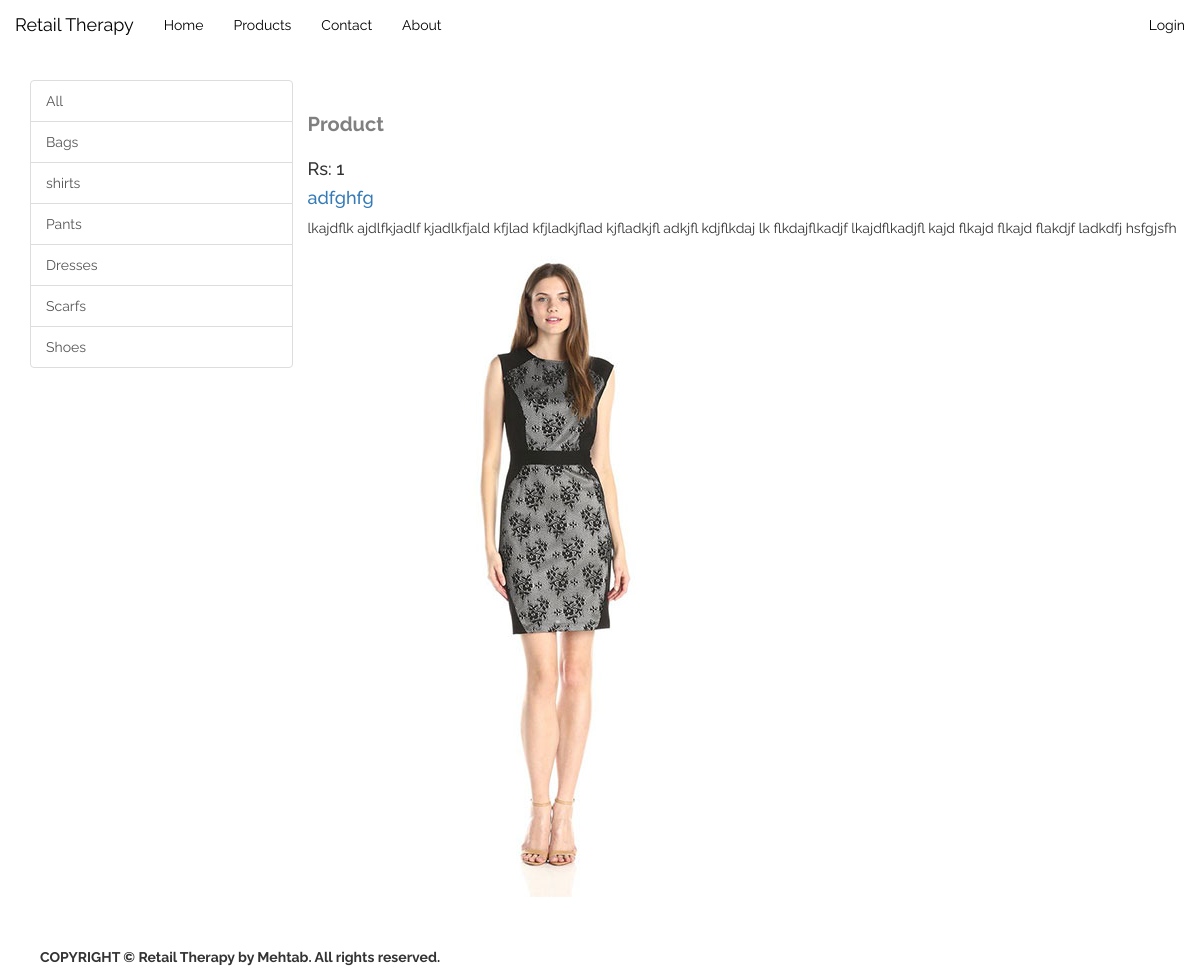
The app's page /products/adfghfg/ with its own data.
### products/models.py (models this page shows, shortened)
class Category(models.Model):
    name = models.CharField(max_length=255, blank=False, null=False)
    slug = models.CharField(max_length=255, blank=True)
    created = models.DateTimeField(auto_now=True, auto_now_add=False)
    updated = models.DateTimeField(auto_now=False, auto_now_add=True)
    @property
    def get_absolute_url(self):
        kwargs = {'slug': self.slug}
        return reverse("category_product_list", kwargs=kwargs)

class Product(models.Model):
    category = models.ForeignKey(Category)
    sku = models.CharField(max_length=255, blank=True)
    name = models.CharField(max_length=255, blank=False, null=False)
    slug = models.CharField(max_length=255, blank=True)
    description = models.TextField()
    price = models.PositiveIntegerField()
    stock = models.PositiveIntegerField()
    image = models.ImageField(upload_to='images', blank=True)
    image_thumbnail = ImageSpecField(source='image',
                                     processors=[ResizeToFill(295, 300)],
                                     format='JPEG',
                                     options={'quality': 60})
    image_thumbnail_xs = ImageSpecField(source='image',
                                        processors=[ResizeToFill(150, 150)],
                                        format='JPEG',
                                        options={'quality': 60})
    created = models.DateTimeField(auto_now=True, auto_now_add=False)
    updated = models.DateTimeField(auto_now=False, auto_now_add=True)
    @property
    def get_absolute_url(self):
        kwargs = {'slug': self.slug}
        return reverse("product_detail", kwargs=kwargs)

### products/views.py (the view)
# urls.py: url(r'^products/(?P<slug>[-\w]+)/$', products_views.ProductDetail.as_view(), name='product_detail'),
class ProductDetail(DetailView):
    model = Product
    template_name = 'products/product_detail.html'
    context_object_name = 'product'
    def get_context_data(self, *args, **kwargs):
        context = super(ProductDetail, self).get_context_data(*args, **kwargs)
        category = Category.objects.all()
        context['categories'] = category
        return context

### template/products/product_detail.html
{% extends 'index.html' %}
{% block body %}
<div class="row">
    <div id="cat-list" class="two columns">
    {% include "products/_category_list.html" %}
    </div>
    <div class="eight columns">
        <p class="title">Product</p>
        <div class="row">
            <div class="three columns">
                <h4><span class="currency">Rs:</span> {{product.price}}</h4>
            </div>
            <div class="three columns">
                <h4 class="pr-name"><a href="{{product.get_absolute_url}}">{{product.name}}</a></h4>
            </div>
            <div class="six columns">
                <p>lkajdflk ajdlfkjadlf kjadlkfjald kfjlad kfjladkjflad kjfladkjfl adkjfl kdjflkdaj lk flkdajflkadjf lkajdflkadjfl kajd flkajd flkajd flakdjf ladkdfj {{product.description}}</p>
            </div>
            <img src="{% if product.image %}{{product.image.url}}{% else %}#{% endif %}" alt="{{product.slug}}">
        </div>
    </div>
</div>
{% endblock %}

### template/products/_category_list.html
{% block categories %}
<div class="col-xs-12 col-md-3">
    <div class="list-group">
        <a class="list-group-item" href="{% url 'product_list' %}">All</a>
        {% for category in categories %}
        <a class="list-group-item" href="{{category.get_absolute_url}}">{{category.name}}</a>
        {% endfor %}
    </div>
</div>
{% endblock %}

### static/css/styles.css (style rules this page uses)
body { font-family: Raleway; background-color: white; padding-top: 80px; }
p.title { padding: 30px 0 0 0; font-size: 2rem; font-weight: bold; color: gray; }

### records on screen
Category: name "Bags"
Category: name "shirts"
Category: name "Pants"
Category: name "Dresses"
Category: name "Scarfs"
Category: name "Shoes"
Product: price "1", name "adfghfg", description "hsfgjsfh", image (picture)
